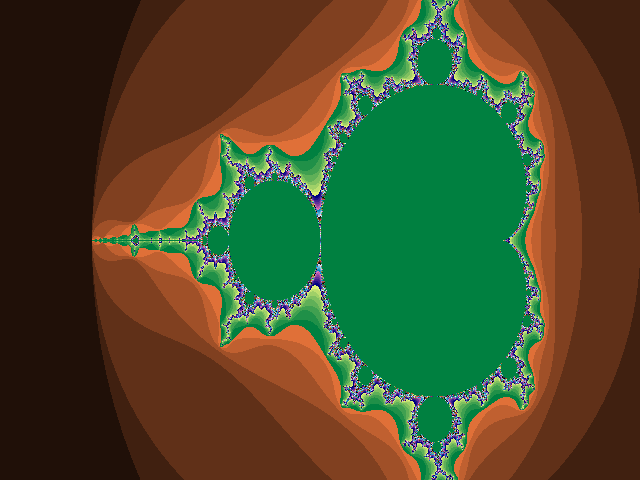

This chart was generated by the following Python code:
# mandelbrot_mp.py
# Mandelbrot fractal generator with multiprocessing

import sys
from PIL import Image
import functools
import argparse
from multiprocessing import Manager, Pool

def mandelbrot_calc_row(y, w, h, max_iteration = 1000):
    """ Calculate one row of the mandelbrot set with size wxh """
    
    y0 = y * (2/float(h)) - 1 # rescale to -1 to 1
    image_rows = {}
    
    for x in range(w):
        x0 = x * (3.5/float(w)) - 2.5 # rescale to -2.5 to 1
    
        i, z = 0, 0 + 0j
        c = complex(x0, y0)
        while abs(z) < 2 and i < max_iteration:
            z = z**2 + c
            i += 1

        color = (i % 8 * 32, i % 16 * 16, i % 32 * 8)
        image_rows[y*w + x] = color

    return image_rows

def mandelbrot_calc_set(w, h, max_iteration=10000, output='mandelbrot_mp.png'):
    """ Calculate a mandelbrot set given the width, height and
    maximum number of iterations """

    image = Image.new("RGB", (w, h))

    image_rows = {}
    pool = Pool(4)
    mandelbrot_partial = functools.partial(mandelbrot_calc_row, w=w, h=h, 
                                           max_iteration=max_iteration)
    for image_row in pool.map(mandelbrot_partial, range(h)):
        image_rows.update(image_row)
        
    # import json
    # json.dump(image_rows, open('test.json','w'))

    for i in range(w*h):
        x,y = i % w, i // w
        image.putpixel((x,y), image_rows[i])
            
    image.save(output, "PNG")
    print('Saved to',output)

if __name__ == "__main__":
    parser = argparse.ArgumentParser(prog='mandelbrot', description='Mandelbrot fractal generator (parallel version)')
    parser.add_argument('-W','--width',help='Width of the image',type=int, default=640)
    parser.add_argument('-H','--height',help='Height of the image',type=int, default=480) 
    parser.add_argument('-n','--niter',help='Number of iterations',type=int, default=1000)
    parser.add_argument('-o','--output',help='Name of output image file',default='mandelbrot_mp.png')
    
    args = parser.parse_args()
    print('Creating mandelbrot set with size %(width)sx%(height)s, #iterations=%(niter)s' % args.__dict__)
    mandelbrot_calc_set(args.width, args.height, max_iteration=args.niter, output=args.output) 

